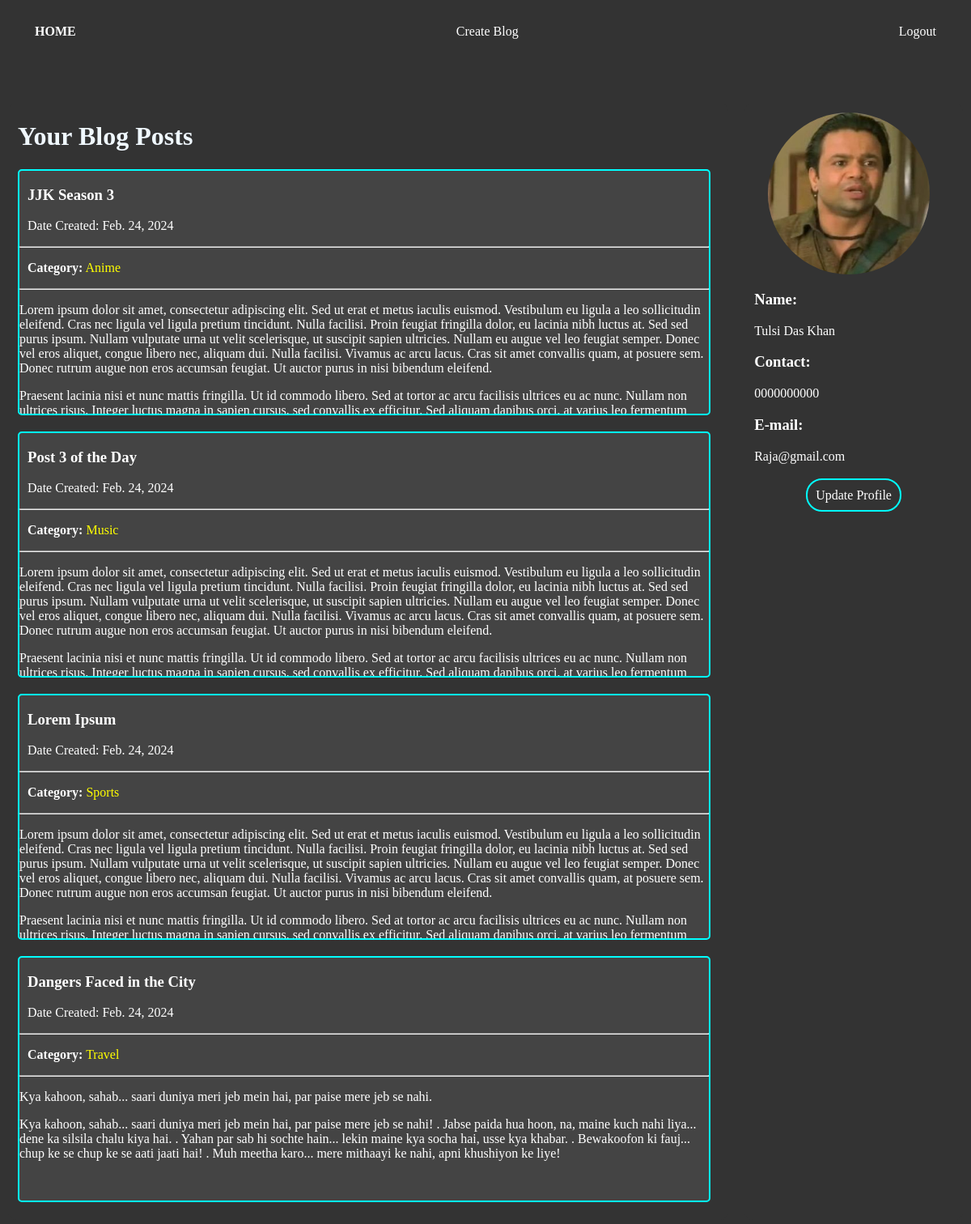
The page /dashboard (signed in) on the database its author committed.
### home/models.py (models this page shows, shortened)
class Post(models.Model):
    author = models.ForeignKey(User, on_delete=models.CASCADE)
    title = models.CharField(max_length = 250)
    body =  RichTextField(blank=True, null=True)
    post_date = models.DateField(auto_now_add=True)
    category = models.CharField(max_length=250)
    likes = models.ManyToManyField(User, related_name='liked_posts')
    dislikes = models.ManyToManyField(User, related_name='disliked_post')

class UserInfo(models.Model):
    user = models.ForeignKey(User, on_delete=models.CASCADE)
    profilePic = models.ImageField(null=True,blank=True ,default='default.jpg',upload_to='ProfilePic/')
    name = models.CharField(max_length=50)
    email = models.EmailField(null=True)
    contact = models.CharField(null=True,max_length=14)

### home/views.py (the view)
# urls.py: path('dashboard', views.dashboard, name="dashboard"),
def dashboard(request):
    if not request.user.is_authenticated:
        messages.error(request, "Login to Access the Website!!!")
        return redirect('login')
    user  = request.user
    get_posts = Post.objects.filter(author=user).order_by('-pk')
    get_info = UserInfo.objects.filter(user = user)
    context={
        "posts": get_posts,
        "userInfo": get_info
    }
    return render(request, 'dashboard.html', context)

### templates/dashboard.html (shortened to what this page needs)
<!DOCTYPE html>
<html lang="en">
<head>
    {% load static%}
    <link rel="stylesheet" href="{% static 'main.css' %}">
</head>
<body>
    <nav class="navbar">
        <div class="navbar-left">
            <a class="nav-link active postbutton" aria-current="page" href="{% url 'home'%}"><b>HOME</b></a>
        </div>
        <div class="navbar-middle">
            <a class="nav-link create-post" href="{% url 'createBlog' %}">Create Blog</a>
        </div>
        <div class="navbar-right">
            <a class="nav-link button-4" href="{% url 'logout' %}">Logout</a>
        </div>
    </nav>
<body style="background-color: #333;">
    <div class="content" style="background-color: #333 ;">
        <div class="left animated-border" style="margin-top: 5% ; margin-right: 10px;">
            <div style="margin-top: 10px; margin-bottom: 15px;">
               <h1 style="color: aliceblue; margin-left: 10px;">Your Blog Posts</h1>
            </div>
            {% for post in posts  %}
            <div class="posts" style=" border: 2px solid; border-color: aqua;">
              <a style="text-decoration: none; color: #fff;" href="{% url 'detail' post.pk %}"><h3 style="margin-left: 10px;">{{ post.title }}</h3></a>
              <p style="margin-left: 10px;">Date Created: {{post.post_date}}</p>
              <hr>
              <p style="margin-left: 10px; margin-right: 10px;"><b>Category:</b><a style="text-decoration: none; color: yellow;" href="{% url 'catPage' post.category %}"> {{ post.category }}</a></p>
              <hr>
              <p style="margin-left: 10px; margin-right: 10px;">{{ post.body|safe }}</p>
            </div>
            {% endfor %}
        </div>
        <div class="right animated-border" style="margin-top: 5%; color:#fff;">
            {% for info in userInfo %}
            {% if info.profilePic %}
            <div class="profile-picture" style="margin-left: 10%;">
                <img src="{{info.profilePic.url}}" alt="Profie Pic">
            </div>
            {% else %}
            <div class="profile-picture" style="margin-left: 10%;">
                <img src="{% static 'default.jpg' %}" alt="Profie Pic">
            </div>
            {% endif %}
            <div class="profile-info">
                <div>
                <h3 style="margin-left: 10px;">Name:</h3><p style="margin-left: 10px;">{{info.name}} </p>
                </div>
                <div>
                <h3 style="margin-left: 10px;">Contact:</h3><p style="margin-left: 10px;">{{info.contact}}</p>
                </div>
                <div>
                <h3 style="margin-left: 10px;">E-mail:</h3><p style="margin-left: 10px;">{{info.email}}</p>
                <div style="text-align: center; margin-top: 30px;margin-bottom: 30px;">
                    <a class="button6" href="{% url 'editProfile' info.pk%}">Update Profile</a>
                </div>
                </div>
            </div>
            {% endfor %}
        </div>
        </div>
</body>
</html>

### static/main.css (style rules this page uses)
body { margin: 0; border: 10px solid #333; }
.navbar { background-color: #333; color: #fff; padding: 10px; display: flex; justify-content: space-between; align-items: center; margin: 0px; }
.navbar a { background-color: transparent; border-radius: 20px; color: inherit; border: 2px solid transparent; cursor: pointer; padding: 8px 16px; margin: 0 5px; text-decoration: none; position: relative; }
.navbar a.create-post::before, .navbar a.button-3::before, .navbar a.button-4::before { content: ''; position: absolute; top: 0; left: 0; width: 100%; height: 100%; border: 2px solid transparent; border-radius: inherit; animation: rainbow-border 5s linear infinite; }
.navbar-left, .navbar-right, .navbar-middle { display: flex; align-items: center; }
.content { display: flex; }
.left, .right { height: 200px; border: 1px solid #333; border-radius: 10px; }
.left { flex: 10; height: auto; background-color: #333; }
.right { background-color: #333; flex: 3; margin-left: 10px; height: auto; }
.posts { color: #fff; height: 300px; overflow: hidden; margin-left: 10px; border-radius: 5px; margin-right: 20px; margin-bottom: 20px; border-color: black; border-width: 10px; background-color: #444; }
.postbutton { background-color: transparent; border-radius: 20px; color: inherit; border: 2px solid transparent; cursor: pointer; padding: 8px 16px; margin: 0 5px; text-decoration: none; position: relative; }
.postbutton::before { content: ''; position: absolute; top: 0; left: 0; width: 100%; height: 100%; border: 2px solid transparent; border-radius: inherit; animation: rainbow-border 5s linear infinite; }
.animated-border { border: 2px solid transparent; border-radius: 10px; overflow: hidden; animation: rainbow-border 10s infinite linear; }
.profile-picture { margin-top: 10px; width: 200px; height: 200px; border-radius: 50%; overflow: hidden; margin-bottom: 20px; }
.profile-picture img { width: 100%; height: 100%; object-fit: cover; }
.button6 { flex: 0 0 calc(33.33% - 20px); color: inherit; border: 2px solid; border-color: aqua; border-radius: 20px; cursor: pointer; text-decoration: none; margin: 5px; margin-left: 5px; padding: 10px; text-align: center; text-decoration: none; transition: background-color 0.3s; }

### rows shown on the page
Post: title "JJK Season 3", post_date "Feb. 24, 2024", category "Anime", body "Lorem ipsum dolor sit amet, consectetur adipiscing elit. Sed ut erat et metus iaculis euismod. Vestibulum eu ligula a leo sollicitudin eleifend. Cras nec ligula vel ligula pretium tincidunt. Nulla facilisi. Proin feugiat fringilla dolor, eu lacinia nibh luctus at. Sed sed purus ipsum. Nullam vulputate urna ut velit scelerisque, ut suscipit sapien ultricies. Nullam eu augue vel leo feugiat semper. Donec vel eros aliquet, congue libero nec, aliquam dui. Nulla facilisi. Vivamus ac arcu lacus. Cras sit amet convallis quam, at posuere sem. Donec rutrum augue non eros accumsan feugiat. Ut auctor purus in nisi bibendum eleifend. Praesent lacinia nisi et nunc mattis fringilla. Ut id commodo libero.…"
Post: title "Post 3 of the Day", post_date "Feb. 24, 2024", category "Music", body "Lorem ipsum dolor sit amet, consectetur adipiscing elit. Sed ut erat et metus iaculis euismod. Vestibulum eu ligula a leo sollicitudin eleifend. Cras nec ligula vel ligula pretium tincidunt. Nulla facilisi. Proin feugiat fringilla dolor, eu lacinia nibh luctus at. Sed sed purus ipsum. Nullam vulputate urna ut velit scelerisque, ut suscipit sapien ultricies. Nullam eu augue vel leo feugiat semper. Donec vel eros aliquet, congue libero nec, aliquam dui. Nulla facilisi. Vivamus ac arcu lacus. Cras sit amet convallis quam, at posuere sem. Donec rutrum augue non eros accumsan feugiat. Ut auctor purus in nisi bibendum eleifend. Praesent lacinia nisi et nunc mattis fringilla. Ut id commodo libero.…"
Post: title "Lorem Ipsum", post_date "Feb. 24, 2024", category "Sports", body "Lorem ipsum dolor sit amet, consectetur adipiscing elit. Sed ut erat et metus iaculis euismod. Vestibulum eu ligula a leo sollicitudin eleifend. Cras nec ligula vel ligula pretium tincidunt. Nulla facilisi. Proin feugiat fringilla dolor, eu lacinia nibh luctus at. Sed sed purus ipsum. Nullam vulputate urna ut velit scelerisque, ut suscipit sapien ultricies. Nullam eu augue vel leo feugiat semper. Donec vel eros aliquet, congue libero nec, aliquam dui. Nulla facilisi. Vivamus ac arcu lacus. Cras sit amet convallis quam, at posuere sem. Donec rutrum augue non eros accumsan feugiat. Ut auctor purus in nisi bibendum eleifend. Praesent lacinia nisi et nunc mattis fringilla. Ut id commodo libero.…"
Post: title "Dangers Faced in the City", post_date "Feb. 24, 2024", category "Travel", body "Kya kahoon, sahab... saari duniya meri jeb mein hai, par paise mere jeb se nahi. Kya kahoon, sahab... saari duniya meri jeb mein hai, par paise mere jeb se nahi! . Jabse paida hua hoon, na, maine kuch nahi liya... dene ka silsila chalu kiya hai. . Yahan par sab hi sochte hain... lekin maine kya socha hai, usse kya khabar. . Bewakoofon ki fauj... chup ke se chup ke se aati jaati hai! . Muh meetha karo... mere mithaayi ke nahi, apni khushiyon ke liye!"
UserInfo: profilePic (picture), name "Tulsi Das Khan", contact "0000000000", email "Raja@gmail.com"
